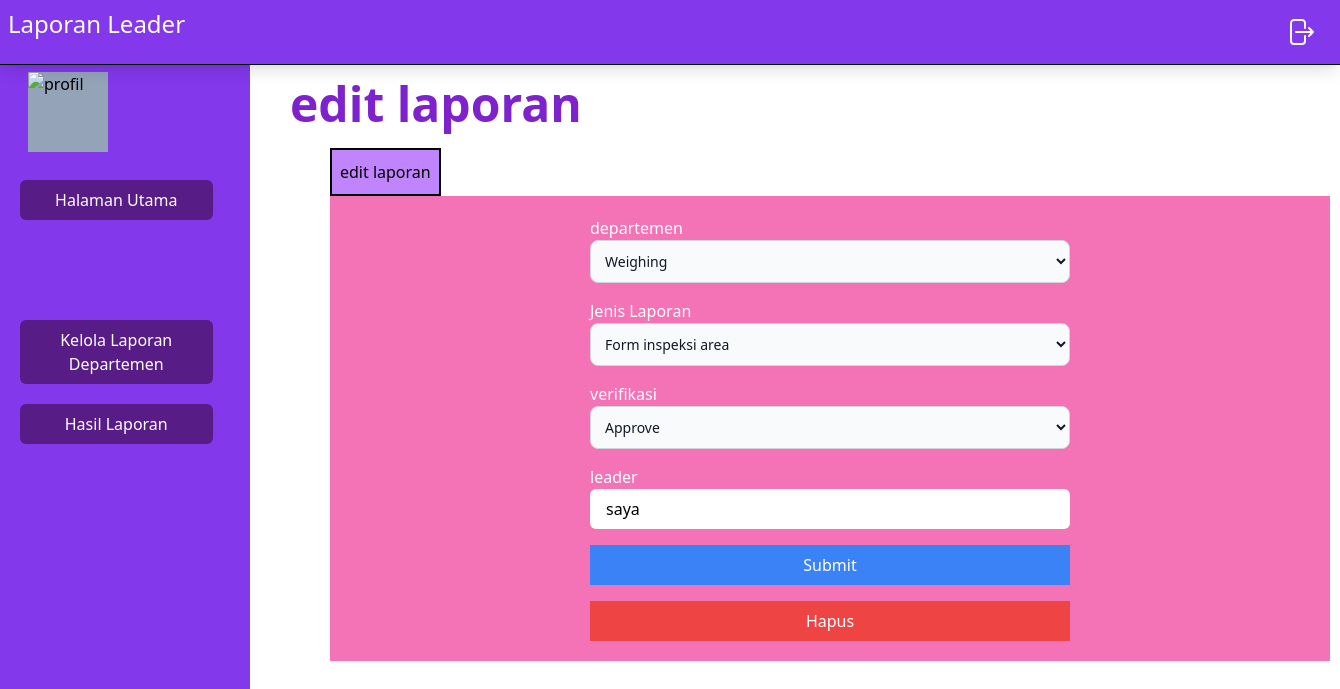
The app's page /src/Leader/edit-laporan.php?p=4 with its own data.
### tables this page shows
CREATE TABLE `leader_kelola_operator` (
  `no` int NOT NULL,
  `departemen` enum('Preparation','Washing','Weighing','Kupas','Pressing','Angel','Filling') NOT NULL,
  `jenis_laporan` enum('Form inspeksi area','Form Produksi','Form Mesin','Form lain - lain') NOT NULL,
  `verifikasi` enum('Approve','Not Approve') NOT NULL,
  `leader` char(20) NOT NULL
);

### src/Leader/edit-laporan.php (the view, shortened to what this page needs)
<?php
    include("navbar.php");
    include("../koneksi.php");
    $idUpdate = $_GET['p'];
    $query = mysqli_query($con,"SELECT * FROM `leader_kelola_operator` where `no`='$idUpdate' ");
    $data2 = mysqli_fetch_assoc($query);
?>
<!DOCTYPE html>
<html lang="en">
<head>
    <link rel="stylesheet" href="../../dist/output.css" />
</head>
<body>
    <div>
        <div class="flex ">
            <?php
                require "sidebar.php";
            ?>
            <div class="mainPage mt-20 container w-1/2 ml-20 ">
                <h1 class="md:text-5xl -ml-10 mb-5 text-purple-700 font-bold">
                    edit laporan
                </h1>
                <div class="maincontainer lg:w-[1000px] lg:h-[400px] container h-[300px] w-[600px]">
                    <div class="inline">
                        <ul class="flex">
                            <li
                                class="btnProfil bg-purple-400 hover:bg-purple-600 hover:text-white h-12 w-fit p-2 text-md border-2 border-black text-center items-center flex justify-center cursor-pointer">
                                edit laporan
                            </li>
                        </ul>
                    </div>
                    <div class="bg-pink-400 w-full lg:h-fit lg:w-full flex  gap-2 items-center h-fit p-5">
                        <section class="ubahPassword  w-full">
                            <div class="mx-auto w-1/2">
                                <form action="" method="post" class="flex flex-col gap-4">
                                    <div class="flex flex-col  text-white">
                                        <h1>departemen</h1>
                                        <select name="departement"
                                            class="bg-gray-50 border border-gray-300 text-gray-900 text-sm rounded-lg focus:ring-blue-500 focus:border-blue-500 block w-full p-2.5 ">
                                            <option class="lowercase" value="<?php $data2["departemen"] ?>" ><?php echo $data2['departemen'] ?></option>
                                        </select>
                                    </div>
                                    <div class="flex flex-col  text-white">
                                        <h1>Jenis Laporan</h1>
                                        <select name="jenisLaporan"
                                            class="bg-gray-50 border  border-gray-300 text-gray-900 text-sm rounded-lg focus:ring-blue-500 focus:border-blue-500 block w-full p-2.5 ">
                                            <option class="lowercase" value="<?php $data2["jenis_laporan"] ?>"> <?php echo $data2['jenis_laporan'] ?></option>
                                        </select>
                                    </div>
                                    <div class="flex flex-col  text-white">
                                        <h1>verifikasi</h1>
                                        <select name="verifikasi"
                                            class="bg-gray-50 border  border-gray-300 text-gray-900 text-sm rounded-lg focus:ring-blue-500 focus:border-blue-500 block w-full p-2.5 ">
                                            <option class="normal-case" value="<?php $data2["verifikasi"] ?>"><?php echo $data2['verifikasi'] ?></option>
                                        </select>
                                    </div>
                                    <div class="flex flex-col text-white">
                                        <label for="new">leader</label>
                                        <input readonly class="py-2 px-4 text-black rounded-md normal-case " type="text"
                                            name="leader" value="<?php echo $data2["leader"] ?>">
                                    </div>
                                    <button name="btnUpdate" class="py-2 px-4 text-white bg-blue-500">Submit</button>
                                    <button name="btnHapus" class="py-2 px-4 text-white bg-red-500">Hapus</button>
                                </form>
                            </div>
                        </section>
                    </div>
                </div>
            </div>
        </div>
    </div>
</body>
</html>

### records on screen
leader_kelola_operator: departement "Weighing", jenisLaporan "Form inspeksi area", verifikasi "Approve", leader "saya"
